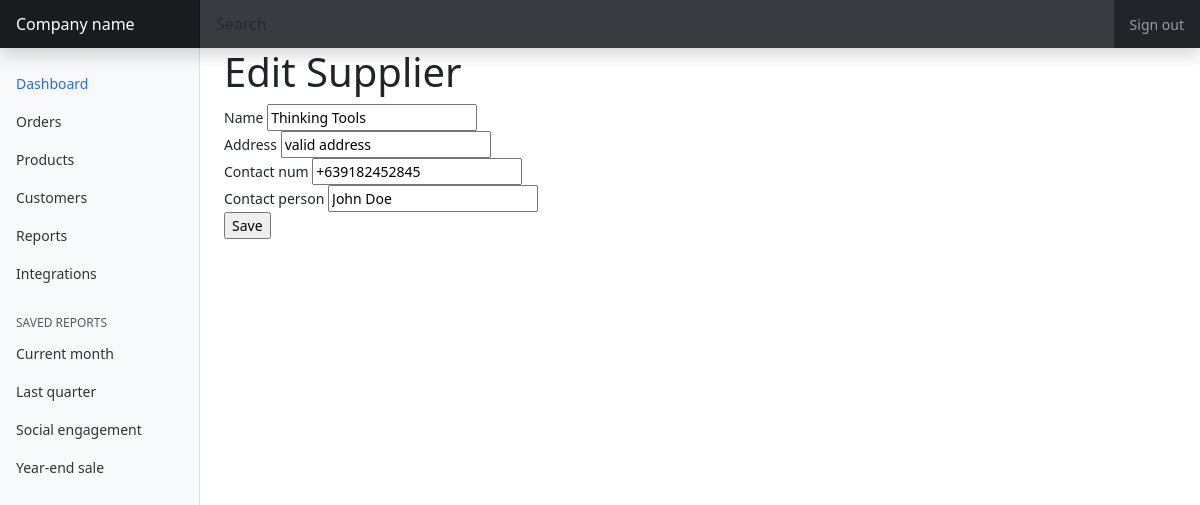
Screenshot of /suppliers/edit/1 (signed in) with the database file from the repository.
### inventory/models.py (models this page shows, shortened)
class Supplier(models.Model):
    name = models.CharField(max_length=255)
    address = models.CharField(max_length=255, null=True, blank=True)
    contact_num = models.CharField(max_length=255, null=True, blank=True)
    contact_person = models.CharField(max_length=255, null=True, blank=True)

### inventory/views/supplier.py (the view, shortened to what this page needs)
# urls.py: path('suppliers/edit/<str:sid>', supplier.edit_supplier, name="edit_supplier"),
@login_required
def edit_supplier(request, sid):
    title = 'Edit Supplier'
    context = {}
    try:
        supplier = Supplier.objects.get(pk=sid)
        form = SupplierForm(instance=supplier)
        context = {'form': form, 'title': title}
    except Supplier.DoesNotExist:
        raise Http404("Supplier does not exist")
    return render(request, "inventory/supplier_form.html", context)

### inventory/forms.py
class SupplierForm(ModelForm):
    class Meta:
        model = Supplier
        fields = '__all__'

### inventory/templates/inventory/supplier_form.html (shortened to what this page needs)
{% extends 'main.html' %}
{% block content %}
<h1>{{ title }}</h1>
<form action="" method="POST">
    {% for field in form %}
    <div>
        {{ field.label }}
        {{ field }}
    </div>
    {% endfor %}
    <input type="submit" value="Save" />
</form>
{% endblock content %}

### inventory/static/inventory/style.css (style rules this page uses)
body { font-size: .875rem; }

### rows the page displays
Supplier: form "Thinking Tools" "valid address" "+639182452845" "John Doe"

### other values shown
{{ title }} "Edit Supplier"
{{ field.label }} "Name" "Address" "Contact num" "Contact person"
